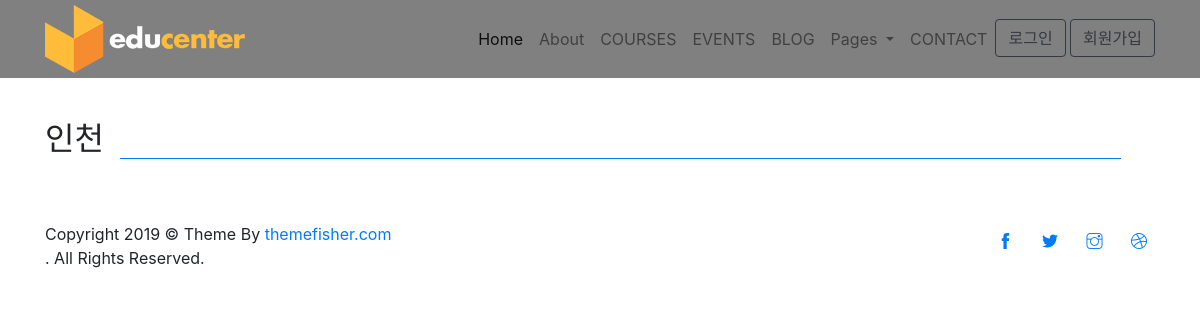
Page /window/window/incheon/ on the earlier database version.
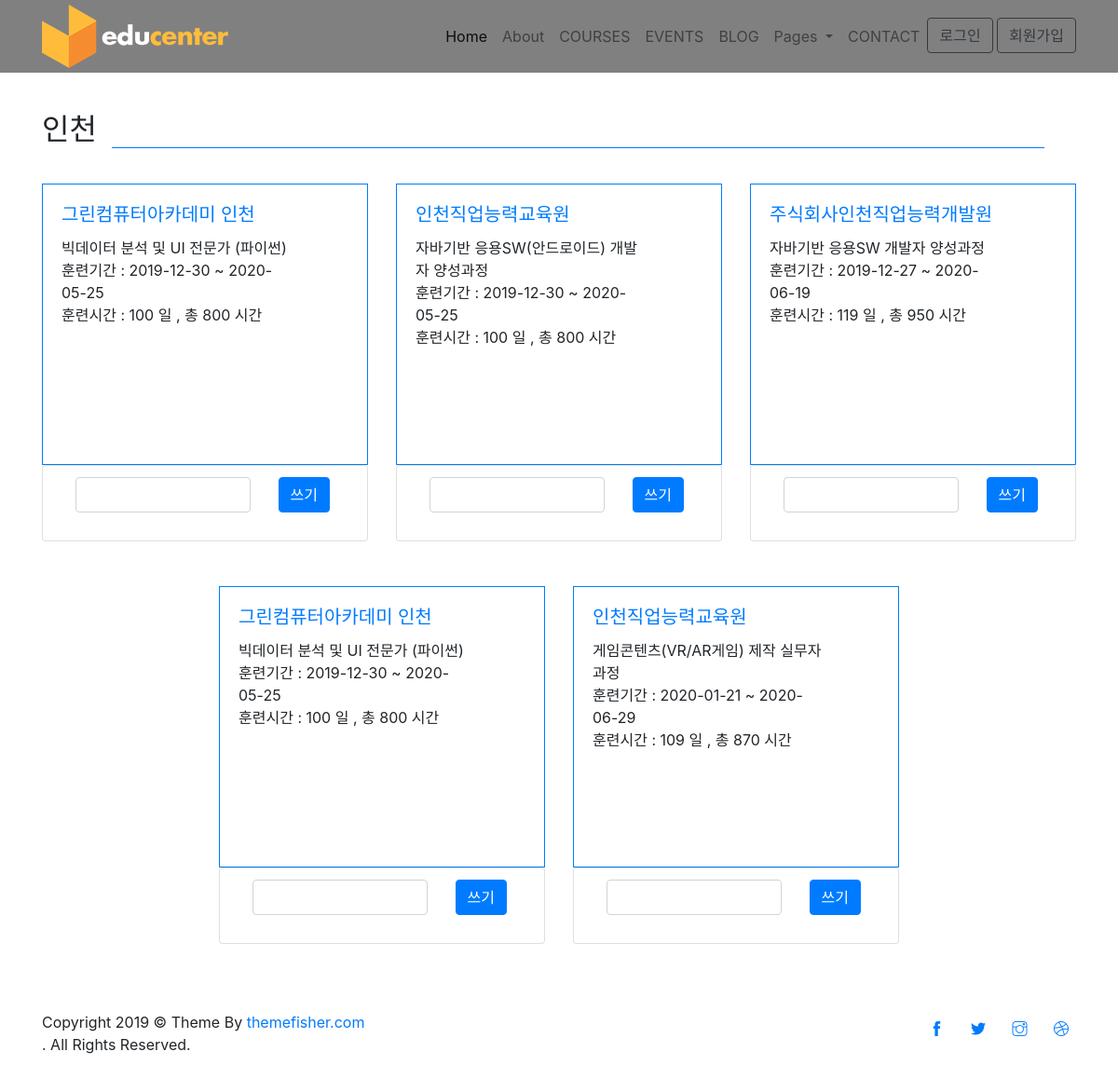
Same page on the later database version.
### itess/models.py (models this page shows)
class Information(models.Model):
    title = models.CharField(max_length=300)
    academy = models.CharField(max_length=300)
    info = models.CharField(max_length=300)
    link = models.CharField(max_length=300)
    academy_title = models.CharField(max_length=300)
    academy_num= models.CharField(max_length=300)
    training_date = models.CharField(max_length= 300)
    pay = models.CharField(max_length= 300)
    training_wage = models.CharField(max_length= 300)
    people = models.CharField(max_length= 300)
    training_time = models.CharField(max_length= 300)
    code = models.CharField(max_length=100)
    topic = models.ForeignKey(Topic, on_delete=models.CASCADE, related_name='courses')

### window/views.py (the view)
# urls.py: path('window/incheon/', window_views.incheon, name = "incheon"),
def incheon(request):
    return render(request, 'window/incheon.html', context)

### window/templates/window/incheon.html (shortened to what this page needs)
<!DOCTYPE html>
<html lang="zxx">
{% load static %}
<head>
  <link rel="stylesheet" href="{% static 'plugins/bootstrap/bootstrap.min.css' %}">
  <link rel="stylesheet" href="{% static 'plugins/slick/slick.css' %}">
  <link rel="stylesheet" href="{% static 'plugins/themify-icons/themify-icons.css'%}">
  <link rel="stylesheet" href="{% static 'plugins/animate/animate.css'%}">
  <link rel="stylesheet" href="{% static 'plugins/venobox/venobox.css'%}">
    <link rel="stylesheet" href="https://stackpath.bootstrapcdn.com/bootstrap/4.4.1/css/bootstrap.min.css">
</head>
<body>
  <header class="fixed-top header">
    <div class="navigation w-100" >
      <div class="container">
        <nav class="navbar navbar-expand-lg navbar-light p-0">
          <a class="navbar-brand" href="{% url 'window:menu'%}"><img src="{% static 'images/logo.png' %}" alt="logo"></a>
          <div class="collapse navbar-collapse" id="navigation">
            <ul class="navbar-nav ml-auto text-center">
              <li class="nav-item active">
                <a class="nav-link" href="{% url 'window:menu'%}">Home</a>
              </li>
              <li class="nav-item @@about">
                <a class="nav-link" href="{% url 'window:about'%}">About</a>
              </li>
              <li class="nav-item @@courses">
                <a class="nav-link" href="courses.html">COURSES</a>
              </li>
              <li class="nav-item @@events">
                <a class="nav-link" href="events.html">EVENTS</a>
              </li>
              <li class="nav-item @@blog">
                <a class="nav-link" href="blog.html">BLOG</a>
              </li>
              <li class="nav-item dropdown view">
                <a class="nav-link dropdown-toggle" href="#" id="navbarDropdown" role="button" data-toggle="dropdown"
                  aria-haspopup="true" aria-expanded="false">
                  Pages
                </a>
              </li>
              <li class="nav-item @@contact">
                <a class="nav-link" href="contact.html">CONTACT</a>
              </li>
                <li>
                   {% if user.is_authenticated %}
                    <a class="btn btn-outline-primary" href="{% url 'accounts:logout' %}">{{user.username}}</a>
                    {% else %}
                    <a class="btn btn-outline-dark" href="{% url 'accounts:login' %}">로그인 </a>
                    <a class="btn btn-outline-dark" href="{% url 'accounts:signup' %}">회원가입</a>
                    {% endif %}
                </li>
            </ul>
          </div>
        </nav>
      </div>
    </div>
  </header>
  <br>
  <br>
  <br>
   <br>
    <br>
  <section class="section-sm">
    <div class="container">
      <div class="row">
        <div class="col-12">
          <div class="d-flex align-items-center section-title justify-content-between">
            <h2 class="mb-0 text-nowrap mr-3">인천<br><br></h2>
            <div class="border-top w-100 border-primary d-none d-sm-block"></div>
            <div>
              <a href="courses.html" class="btn btn-sm btn-primary-outline ml-sm-3 d-none d-sm-block"></a>
            </div>
          </div>
        </div>
      </div>
      <div class="row justify-content-center">
      {% for topic in all_data %}
      {% for info in topic.courses.all %}
      {% if info.academy_num == '인천' %}
      <div class="col-lg-4 col-sm-6 mb-5 item">
          <div class="card p-0 border-primary rounded-0 hover-shadow">
            <div class="card-body" >
              <a href = "{{info.link}}" target="_blank">
              <h5 class="card-title text-primary">{{ info.academy_title }}
              </a></h5>
                <ul class="list-inline mb-2">
                  <li class="list-inline-item">{{ info.title }}</li>
                  <li class="list-inline-item">{{ info.training_date }}</li>
                  <li class="list-inline-item">{{ info.training_time }}</li>
                </ul>
            </div>
          </div>
          <div class="card col-12">
            <div class="card-comment">
              <ul class="list-group list-group-flush">
                <li class="list-group-item">
                    <form action= "{% url 'window:comment' topic.name %}" class="commentForm" >
                      <div class="row">
                        <div class="col-9">
                          <input type="text" class="form-control commentInput">
                        </div>
                        <div class="col-3 text-center">
                          <input type="submit" class="btn btn-primary" value="쓰기">
                        </div>
                      </div>
                    </form>
                </li>
              </ul>
            </div>
          </div>
        </div>
        {% endif %}
      {% endfor %}
      {% endfor %}
      <div class="row">
        <div class="col-12 text-center">
        </div>
      </div>
    </div>
  </section>
  <footer>
    <div class="copyright py-4 bg-footer">
      <div class="container">
        <div class="row">
          <div class="col-sm-7 text-sm-left text-center">
            <p class="mb-0">Copyright
              © Theme By <a href="https://themefisher.com">themefisher.com</a></p> . All Rights Reserved.
          </div>
          <div class="col-sm-5 text-sm-right text-center">
            <ul class="list-inline">
              <li class="list-inline-item"><a class="d-inline-block p-2" href="https://www.facebook.com/themefisher"><i
                    class="ti-facebook text-primary"></i></a></li>
              <li class="list-inline-item"><a class="d-inline-block p-2" href="https://www.twitter.com/themefisher"><i
                    class="ti-twitter-alt text-primary"></i></a></li>
              <li class="list-inline-item"><a class="d-inline-block p-2" href="#"><i
                    class="ti-instagram text-primary"></i></a></li>
              <li class="list-inline-item"><a class="d-inline-block p-2" href="https://dribbble.com/themefisher"><i
                    class="ti-dribbble text-primary"></i></a></li>
            </ul>
          </div>
        </div>
      </div>
    </div>
  </footer>
</body>
</html>

### window/templates/window/incheon.html (style rules this page uses)
.navigation { background-color: gray; }
.card-body { width: 300px; height: 300px; }
.card-comment { width: 300px; height: 80px; }

Differences in the rows shown:
now on this page (row edited): Information: academy_title "그린컴퓨터아카데미 인천", title "빅데이터 분석 및 UI 전문가 (파이썬)", training_date "훈련기간 : 2019-12-30 ~ 2020-05-25", training_time "훈련시간 : 100 일 , 총 800 시간"
now on this page (row edited): Information: academy_title "인천직업능력교육원", title "자바기반 응용SW(안드로이드) 개발자 양성과정", training_date "훈련기간 : 2019-12-30 ~ 2020-05-25", training_time "훈련시간 : 100 일 , 총 800 시간"
added Information: academy_title "주식회사인천직업능력개발원", title "자바기반 응용SW 개발자 양성과정", training_date "훈련기간 : 2019-12-27 ~ 2020-06-19", training_time "훈련시간 : 119 일 , 총 950 시간"
added Information: academy_title "그린컴퓨터아카데미 인천", title "빅데이터 분석 및 UI 전문가 (파이썬)", training_date "훈련기간 : 2019-12-30 ~ 2020-05-25", training_time "훈련시간 : 100 일 , 총 800 시간"
added Information: academy_title "인천직업능력교육원", title "게임콘텐츠(VR/AR게임) 제작 실무자 과정", training_date "훈련기간 : 2020-01-21 ~ 2020-06-29", training_time "훈련시간 : 109 일 , 총 870 시간"
